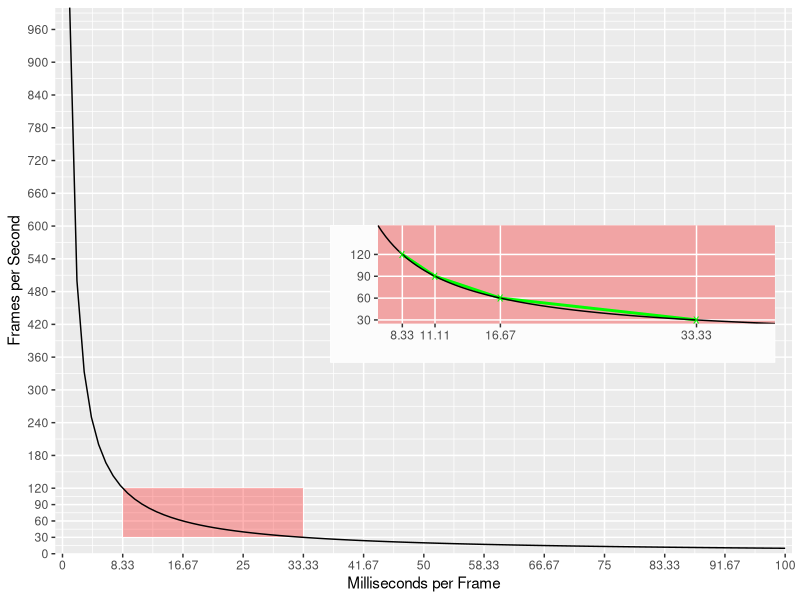
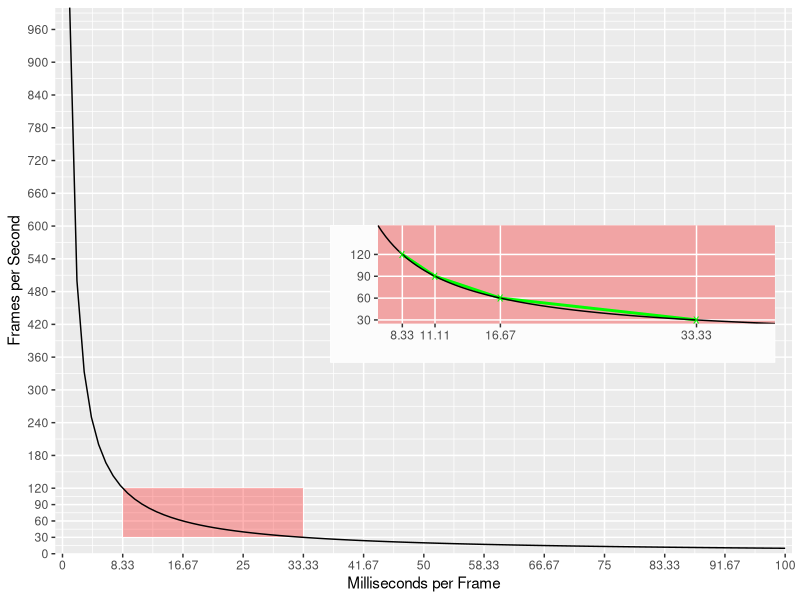
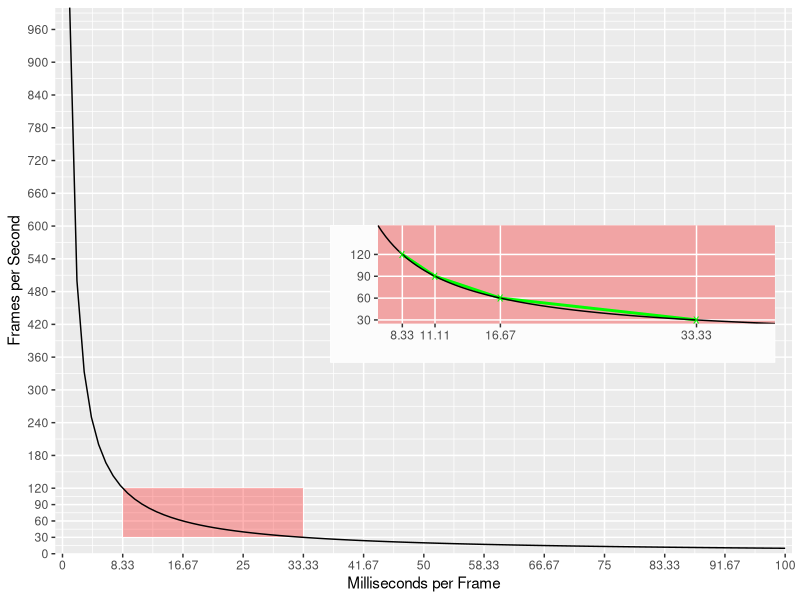

These figures' R source, in order:
library(ggplot2)

if (interactive()) {
		setwd("E:/Users/Jim/My Documents/OCC/@Reviews/Serious Statistics and Scripts/Graphs")
} else {
	pdf(NULL)
}

labelRound = function(x) sprintf("%.2f", x)
labelRoundMS = function(x) sprintf("%.2f", x * 1000)
labelRound = function(x) round(x, 2)
labelRoundMS = function(x) round(x * 1000, 2)

frametimes = seq(0, .18, 1 / 120)
framerates = 1000 / (frametimes * 1000)

framerates = c(seq(0, 120, 30), seq(180, 1000, 60))

upperlim = Inf
upperlim = 1e9
lowerlim = 10

POI = c(30, 60, 90, 120)

POIframe = data.frame(t(rbind(1/POI, POI)))
colnames(POIframe) = c("x", "y")

insert = ggplotGrob(
	ggplot(data = data.frame(x = 0), mapping = aes(x = x)) + 
	geom_line(data = POIframe, aes(x = x, y = y), color = "green", size = 1) + 
	stat_function(fun = function (x) 1 / x) + 
	geom_point(data = POIframe, aes(x = x, y = y), color = "green", shape = "x", size = 3) + 
	scale_x_continuous(limits = 1 / c(160, 25), breaks = 1 / POI, labels = labelRoundMS, expand = c(0,0), name = "") + 
	scale_y_continuous(limits = c(25, 160), breaks = POI, expand = c(0, 0), name = "") + 
	expand_limits(x=0, y=0) + 
	# theme_void() + 
	theme(panel.background = element_rect(fill = "#f1a4a4")) + 
	theme(panel.grid.minor = element_blank()) + 
	theme(plot.margin = unit(c(0.25, 0.25, 0.25, 0), "point"), plot.background = element_rect(fill = "#fcfcfc"))
	# theme(plot.margin = unit(c(0.25, 0.25, 0.25, 0), "point"), plot.background = element_rect(fill = "#ffffffDD"))
)

lowX = 1/27
widX = 22/1000
lowY = 350
heiY = 90
scal = 2.8

ggplot(data = data.frame(x = 0), mapping = aes(x = x)) + 
annotate("rect", ymin = 30, ymax = 120, xmin = 1/120, xmax = 1/30, alpha = 0.3, fill = "red") +
stat_function(fun = function (x) 1 / x) + 
annotation_custom(grob = insert, xmin = lowX, xmax = lowX + widX * scal, ymin = lowY, ymax = lowY + heiY * scal) + 
scale_x_continuous(limits = 1 / c(upperlim, lowerlim), breaks = frametimes, labels = labelRoundMS, name = "Milliseconds per Frame", expand = c(0.01, 0)) + 
scale_y_continuous(limits = c(0, 1000), breaks = framerates, name = "Frames per Second", expand = c(0,0))

ggsave(filename="Rate Graph.pdf", width=8, height=8)
ggsave(filename="Rate Graph.png", width=8, height=8, dpi=120)
